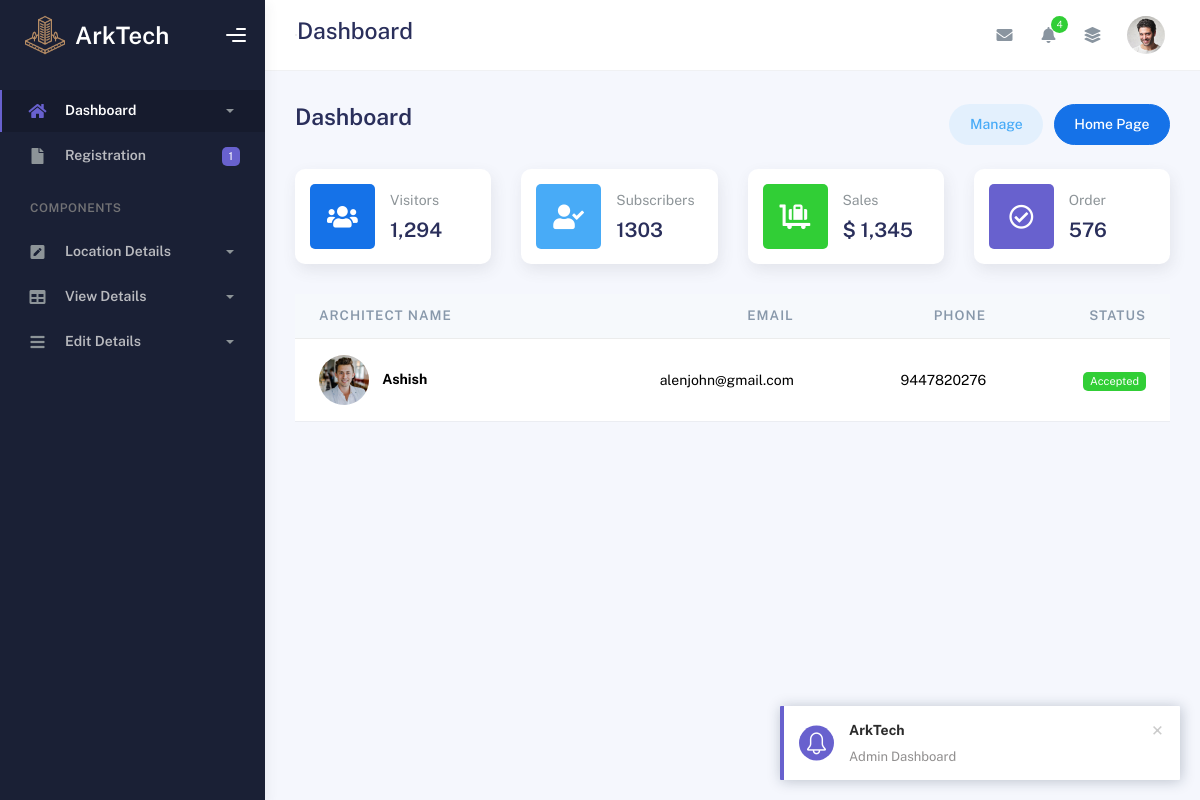
The app's page /Admin/index.php, older data.
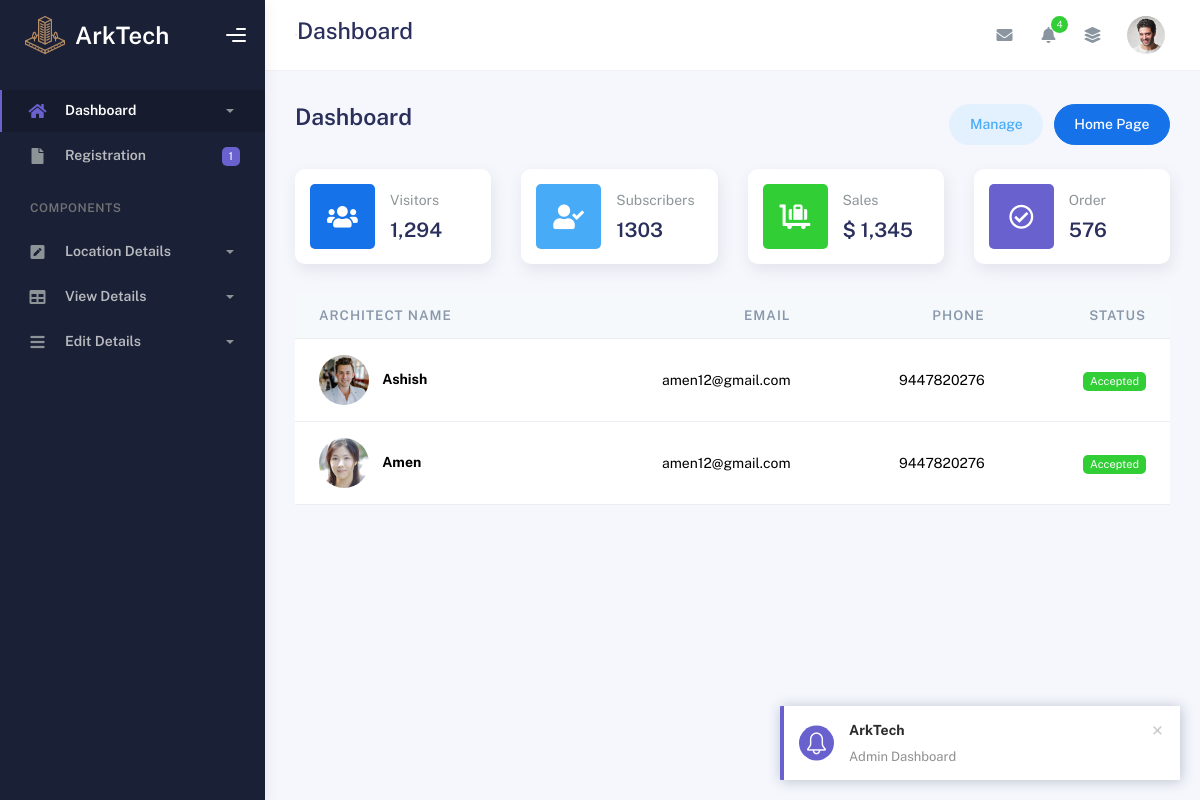
The same page, newer data.
### tables this page shows
CREATE TABLE IF NOT EXISTS `tbl_architects` (
  `architect_id` int NOT NULL AUTO_INCREMENT,
  `arch_name` varchar(50) NOT NULL,
  `profiles` varchar(500) NOT NULL,
  `email` varchar(50) NOT NULL,
  `phone` bigint NOT NULL,
  `username` varchar(20) NOT NULL,
  `passwords` varchar(50) NOT NULL,
  `certificate_of_licensce` varchar(200) NOT NULL,
  `location_id` int NOT NULL,
  `status` varchar(20) NOT NULL,
  PRIMARY KEY (`architect_id`)
);

### dboperation.php (called while the page is built, shortened)
<?php
class dboperation
{
    public $con,$res;
    function __construct()
    {
        $this->con=mysqli_connect("localhost","root","","arktech");
    }
    public function executequery($sql)
    {
        $this->res=mysqli_query($this->con,$sql);
        return $this->res;
    }
}
?>

### Admin/index.php (the view, shortened to what the changed rows need)
<?php include('./header.php');?>
        <div class="container">
          <div class="page-inner">
                      <?php
                        include("../dboperation.php");
                        $obj = new dboperation();
                        $sql = "SELECT * FROM tbl_architects";
                        $res = $obj->executequery($sql);
                        ?>
                        <table class="table align-items-center mb-0">
                          <thead class="thead-light">
                            <tr>
                              <th scope="col">Architect Name</th>
                              <th scope="col" class="text-end">Email</th>
                              <th scope="col" class="text-end">Phone</th>
                              <th scope="col" class="text-end">Status</th>
                            </tr>
                          </thead>
                          <tbody>
                            <?php while ($row = mysqli_fetch_array($res)) { ?>
                              <tr>
                                <th scope="row">
                                  <?php if (!empty($row['profiles'])): ?>
                                    <img src="../uploads/<?= $row['profiles'] ?>" alt="Profile" width="50" height="50" style="object-fit:cover; border-radius:50%; margin-right:10px;">
                                  <?php else: ?>
                                    <i class="fa fa-user-circle fa-2x text-muted me-2"></i>
                                  <?php endif; ?>
                                  <?= $row['arch_name'] ?>
                                </th>
                                <td class="text-end"><?= $row['email'] ?></td>
                                <td class="text-end"><?= $row['phone'] ?></td>
                                <td class="text-end">
                                  <?php
                                    $status = $row["status"];
                                    if ($status == 'Accepted') {
                                      echo '<span class="badge badge-success">Accepted</span>';
                                    } elseif ($status == 'Rejected') {
                                      echo '<span class="badge badge-danger">Rejected</span>';
                                    } else {
                                      echo '<span class="badge badge-warning text-dark">Pending</span>';
                                    }
                                  ?>
                                </td>
                              </tr>
                            <?php } ?>
                          </tbody>
                        </table>
                  </div>
                </div>
              </div>
        <?php include('footer.php');?>

Row changes from the older to the newer data that the page shows:
changed tbl_architects "Ashish": email "alenjohn@gmail.com" → "amen12@gmail.com"
added tbl_architects: profiles (picture), arch_name "Amen", email "amen12@gmail.com", phone "9447820276", status "Accepted"
